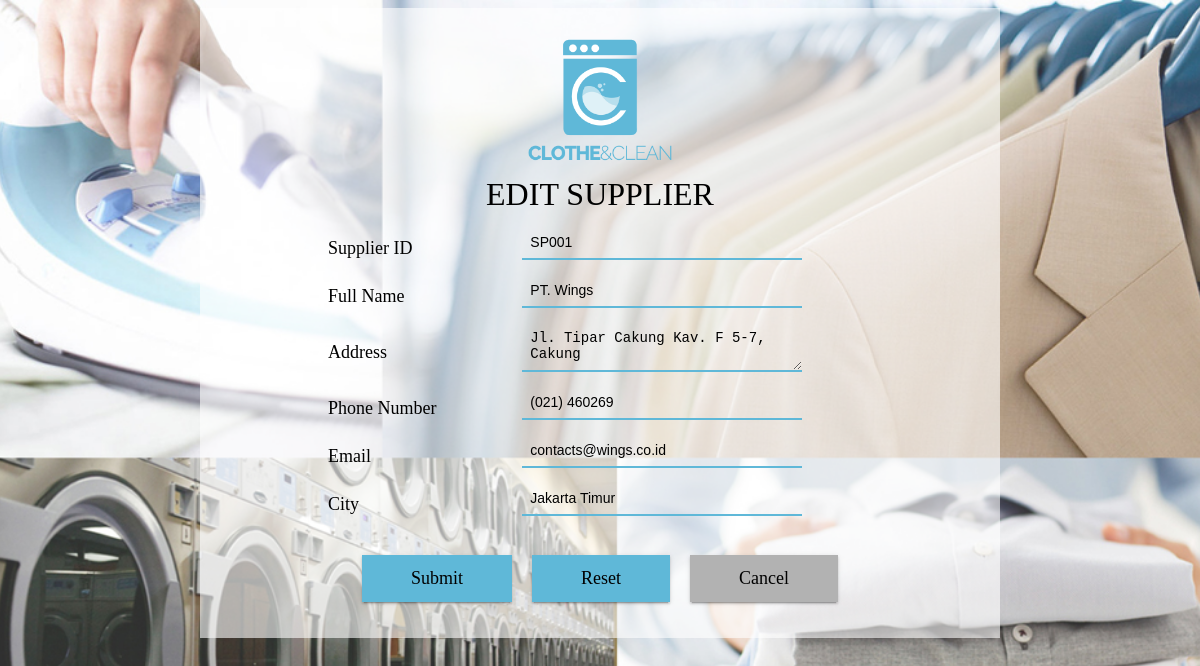
The app's page /form_edit_supplier.php?code=SP001 with its own data.
### tables this page shows
CREATE TABLE `mssupplier` (
  `ID_Supplier` char(10) NOT NULL,
  `namaSupplier` varchar(50) NOT NULL,
  `alamatSupplier` varchar(200) NOT NULL,
  `telpSupplier` varchar(20) NOT NULL,
  `emailSupplier` varchar(100) NOT NULL,
  `kotaSupplier` varchar(20) NOT NULL
);

### form_edit_supplier.php (the view, shortened to what this page needs)
<?php
$id=$_GET['code'];
$query=mysql_query("select * from mssupplier where ID_Supplier='$id'");
?>
<html>
    <head>
        <link rel="stylesheet" type="text/css" href="design.css">
    <head>
    <body id="body">
			<div align='center'>
              <div id="box">
				<br> <img src="logo.png" style="width:150px;height:150px;">
				<br> <font face="Century Gothic" color="#000000" size="6">EDIT SUPPLIER</font>
				<div class="container" align="center">
           		<form method='POST' action='action_edit_supplier.php'>
                <table width="550">
                <?php
                while($row=mysql_fetch_array($query)){
                ?>
                <tbody>
                <tr>
                  	<td><div class="font1">Supplier ID</td>
                  	<td><input type="text" name='ID_Supplier' placeholder="Supplier ID" required class="input-txt"
                    	value="<?php echo $row['ID_Supplier'];?>"readonly/></td>
                </tr>
               	<tr>
                  	<td><div class="font1">Full Name</td>
                  	<td><input type="text" name='namaSupplier' placeholder="Full Name" required class="input-txt"
                    	value="<?php echo $row['namaSupplier'];?>"/></td>
                </tr>
                <tr>
                  	<td><div class="font1">Address</td>
                  	<td><textarea name = 'alamatSupplier' placeholder='Address'
                    	required class="input-txt"><?php echo $row['alamatSupplier'];?></textarea></td>
                </tr>
                <tr>
                  <td><div class="font1">Phone Number</td>
                  <td><input type="text" name='telpSupplier' placeholder="Phone Number" required class="input-txt"
                  	onkeypress="return isNumber(event)" maxlength="12" value="<?php echo $row['telpSupplier'];?>"/></td>
                </tr>
                <tr>
                  <td><div class="font1">Email</td>
                  <td><input type="text" name='emailSupplier' placeholder="Email" required class="input-txt"
                  		value="<?php echo $row['emailSupplier'];?>"/></td>
                </tr>
                <tr>
                  <td><div class="font1">City</td>
                  <td><input type="text" name='kotaSupplier' placeholder="City" required class="input-txt"
                  		value="<?php echo $row['kotaSupplier'];?>"/></td>
                </tr>
				<?php } ?>
                </tbody>
                </table>
                    <br><div align="center">
                    <div class="button-container">
                    <button type="submit" name="submit" value="Submit"><span>Submit</span></button>
                    </form>
                    <button type="reset" value="Reset"><span>Reset</span></button>
                   	<button type="submit" class="button1" onClick="window.location='home.php'"><span>Cancel</span></button>
                    </div>
                    </div>
        		</div>
	</body>
</html>

### design.css (style rules this page uses)
#body { background: url(bg2.jpg) no-repeat center center fixed; -webkit-background-size: cover; -moz-background-size: cover; -o-background-size: cover; background-size: cover; }
#box { background-color: rgba(255,255,255,0.6); display: inline-block; height : 630px; width: 800px; }
button { position: relative; background: currentColor; border: 1px solid currentColor; font-family:"Century Gothic"; font-size: 18px; color: #5fb8d8; margin:8px; padding: 0.75rem 3rem; cursor: pointer; -webkit-transition: background-color 0.28s ease, color 0.28s ease, box-shadow 0.28s ease; transition: background-color 0.28s ease, color 0.28s ease, box-shadow 0.28s ease; overflow: hidden; box-shadow: 0 2px 2px 0 rgba(0, 0, 0, 0.14), 0 3px 1px -2px rgba(0, 0, 0, 0.2), 0 1px 5px 0 rgba(0, 0, 0, 0.12); }
.button1 { position: relative; background: currentColor; border: 1px solid currentColor; font-family:"Century Gothic"; font-size: 18px; color: #B2B2B2; margin: 8px; padding: 0.75rem 3rem; cursor: pointer; -webkit-transition: background-color 0.28s ease, color 0.28s ease, box-shadow 0.28s ease; transition: background-color 0.28s ease, color 0.28s ease, box-shadow 0.28s ease; overflow: hidden; box-shadow: 0 2px 2px 0 rgba(0, 0, 0, 0.14), 0 3px 1px -2px rgba(0, 0, 0, 0.2), 0 1px 5px 0 rgba(0, 0, 0, 0.12); }
button span { color: black; position: relative; z-index: 1; }
button::before { content: ''; position: absolute; background: #DCDCDC; border: 50vh solid #DCDCDC; width: 30vh; height: 30vh; border-radius: 50%; display: block; top: 50%; left: 50%; z-index: 0; opacity: 1; -webkit-transform: translate(-50%, -50%) scale(0); transform: translate(-50%, -50%) scale(0); }
.container { width: 600px; height: 300px; margin-top: 10px; margin-right: auto; margin-bottom: auto; margin-left: auto; }
.input-txt { width: 80%; background-color: rgba(255,255,255,0); border: none; font-size: 14px; color: black; border-bottom: 2px solid #5fb8d8; -moz-box-sizing: border-box; -webkit-box-sizing: border-box; box-sizing: border-box; -moz-transition: background-color 0.5s ease-in-out; -o-transition: background-color 0.5s ease-in-out; -webkit-transition: background-color 0.5s ease-in-out; transition: background-color 0.5s ease-in-out; padding: 8px; margin-top: 0px; margin-right: 0px; margin-bottom: 10px; margin-left: 0px; }
.font1 { font-family:"Century Gothic"; font-size: 18px; color: black; }

### records on screen
mssupplier: ID_Supplier "SP001", namaSupplier "PT. Wings", alamatSupplier "Jl. Tipar Cakung Kav. F 5-7, Cakung", telpSupplier "(021) 460269", emailSupplier "contacts@wings.co.id", kotaSupplier "Jakarta Timur"
